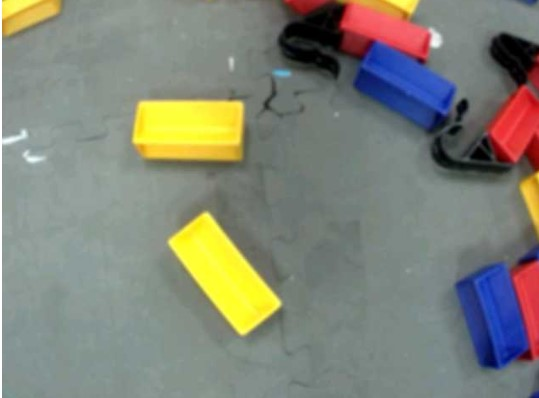
#> input picture TeamCode/src/main/python/img9.jpg, 539 x 398 px
$ python main.py
#> lines starting #> are read from the running program, lines starting #| are printed output that depends on the picture; after the words box and inside, x2 and y2 are one past the last pixel; in counts of white or black regions, pixels touching at a corner belong together
import cv2
import numpy as np

kSize = 13
blur = 5
imgGain = 1.3

def getElements(inImg: cv2.Mat, kr: float, kg: float, kb: float, threshold: float):
    b, g, r = cv2.split(inImg)

    print(b.dtype)

    def mult(mat: cv2.Mat, scale: float):
        return mat * np.array([scale])

    combinedRGB = mult(r, kr) + mult(g, kg) + mult(b, kb)

    subsR = cv2.subtract(combinedRGB, mult(r, 1.0 - kr))
    subsG = cv2.subtract(combinedRGB, mult(g, 1.0 - kg))
    subsB = cv2.subtract(combinedRGB, mult(b, 1.0 - kb))

    inRangedR = cv2.inRange(subsR, np.array([threshold]), np.array([255.0]))
    inRangedG = cv2.inRange(subsG, np.array([threshold]), np.array([255.0]))
    inRangedB = cv2.inRange(subsB, np.array([threshold]), np.array([255.0]))

    combined = cv2.bitwise_and(inRangedR, cv2.bitwise_and(inRangedG, inRangedB))

    combined = cv2.erode(combined, cv2.getStructuringElement(cv2.MORPH_RECT, (kSize, kSize)))
    combined = cv2.dilate(combined, cv2.getStructuringElement(cv2.MORPH_RECT, (kSize, kSize)))

    contours, _ = cv2.findContours(combined, cv2.RETR_TREE, cv2.CHAIN_APPROX_SIMPLE)

    return contours

def drawCountours(inImg, contours, r, g, b):
    for i in contours:
        rect = cv2.minAreaRect(i)
        box = cv2.boxPoints(rect)
        box = np.int16(box)
        cv2.line(inImg, box[0], box[1], (b, g, r), 3)
        cv2.line(inImg, box[1], box[2], (b, g, r), 3)
        cv2.line(inImg, box[2], box[3], (b, g, r), 3)
        cv2.line(inImg, box[3], box[0], (b, g, r), 3)

img = cv2.imread('img9.jpg')
#> img is the input picture: shape (398, 539, 3); mean B, G, R 120.1, 131.8, 129.7

height, width, _ = img.shape

img = cv2.resize(img, (int(width * imgGain), int(height * imgGain)))
#> img: shape (517, 700, 3)
drawImg = img.copy()

img = cv2.normalize(img, np.array([]), alpha=0, beta=255, norm_type=cv2.NORM_MINMAX)

img = cv2.blur(img, (blur, blur))

drawCountours(drawImg, getElements(img, 1.0, 0.0, 0.0, 85.0), 200, 0, 0)
#| uint8
#> in getElements, `inRangedR = cv2.inRange(subsR, np.array([threshold]), np.array([255.0]))`:
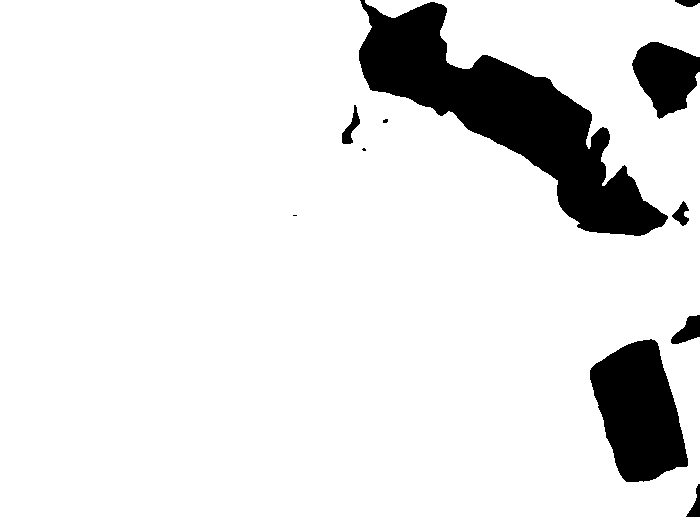
#> inRangedR: shape (517, 700); 89.4% white; 11 black regions (3 under 20 px), largest, box (x1, y1, x2, y2) and area: (359, 0, 668, 236) 23993, (590, 339, 688, 482) 9440, (632, 42, 700, 119) 3430
#> in getElements, `contours, _ = cv2.findContours(combined, cv2.RETR_TREE, cv2.CHAIN_APPR..`: contours = 5 contours; box (x1, y1, x2, y2) and area: (636, 115, 700, 213) 4602, (443, 2, 557, 73) 4576, (668, 342, 700, 465) 2389, (379, 0, 413, 13) 341, (692, 92, 700, 109) 110
#> the loop in drawCountours, `for i in contours:` made 5 passes
#> (rect, box) on passes 1 to 5: (((683.5, 403), (122, 31), -90), [[698, 463], [667, 463], [667, 341], [698, 341]]), (((667.5, 163.5), (97, 63), -90), [[699, 212], [636, 212], [636, 115], [699, 115]]), (((695.5, 100), (16, 7), -90), [[699, 108], [692, 108], [692, 92], [699, 92]]), (((501.1, 36.92), (53.93, 118.7), -78.69), [[554, 75], [437, 51], [448, -1], [564, 22]]), (((395.5, 6), (12, 33), -90), [[412, 12], [379, 12], [379, 0], [412, 0]])
drawCountours(drawImg, getElements(img, 0.0, 0.0, 1.0, 85.0), 0, 0, 200)
#> call 2 of getElements, with kr = 0, kg = 0, kb = 1, threshold = 85
#| uint8
#> in getElements (call 2), `subsG = cv2.subtract(combinedRGB, mult(g, 1.0 - kg))`:
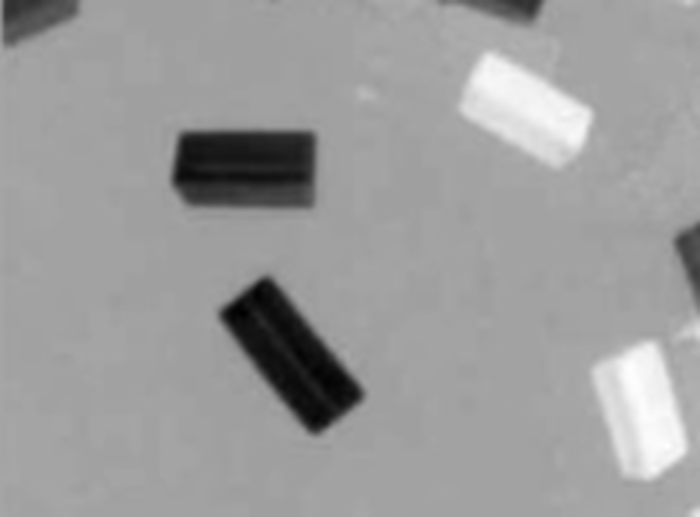
#> subsG: shape (517, 700) float64; min -233, max 126, mean -11.7; drawn with min black and max white
#> in getElements (call 2), `combined = cv2.dilate(combined, cv2.getStructuringElement(cv2.MORPH_RE..`:
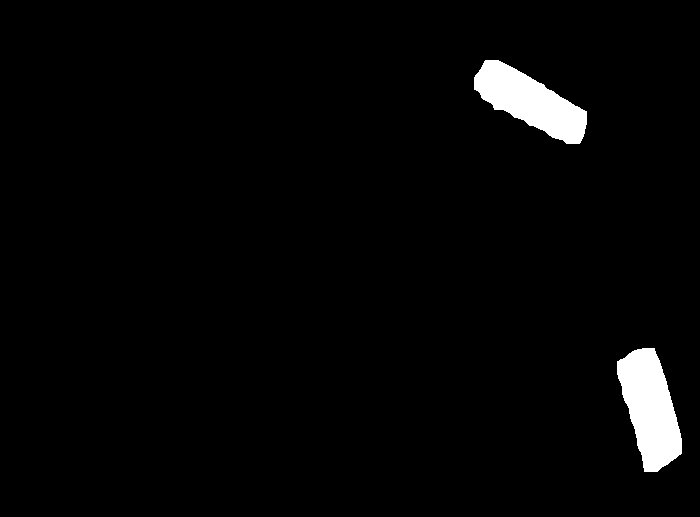
#> combined: shape (517, 700); 2.7% white; 2 white regions
#> in getElements (call 2), `contours, _ = cv2.findContours(combined, cv2.RETR_TREE, cv2.CHAIN_APPR..`: contours = 2 contours; box (x1, y1, x2, y2) and area: (617, 348, 682, 472) 4944, (474, 60, 587, 144) 4653
#> call 2 of drawCountours, with r = 0, g = 0, b = 200
#> the loop in drawCountours (call 2), `for i in contours:` made 2 passes
#> (rect, box) on passes 1 to 2: (((650.2, 409.1), (45.88, 122.8), -15.95), [[644, 474], [611, 356], [655, 343], [689, 461]]), (((530.8, 101.9), (45.62, 123.9), -63.43), [[576, 150], [465, 94], [485, 53], [596, 109]])
#> after the loop in drawCountours (call 2), `for i in contours:`:
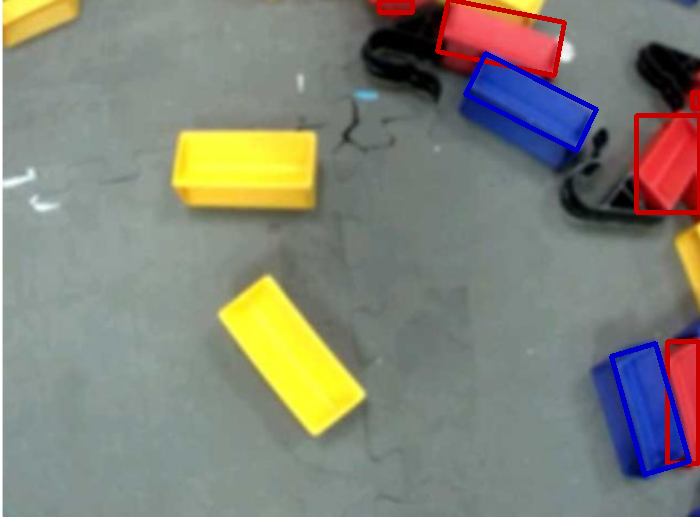
#> inImg: shape (517, 700, 3); mean B, G, R 119.8, 130.4, 130
drawCountours(drawImg, getElements(img, 0.5, 0.5, 0.0, 85.0), 200, 200, 0)
#> call 3 of getElements, with kr = 0.5, kg = 0.5, kb = 0, threshold = 85
#| uint8
#> in mult (call 14), `return mat * np.array([scale])`:
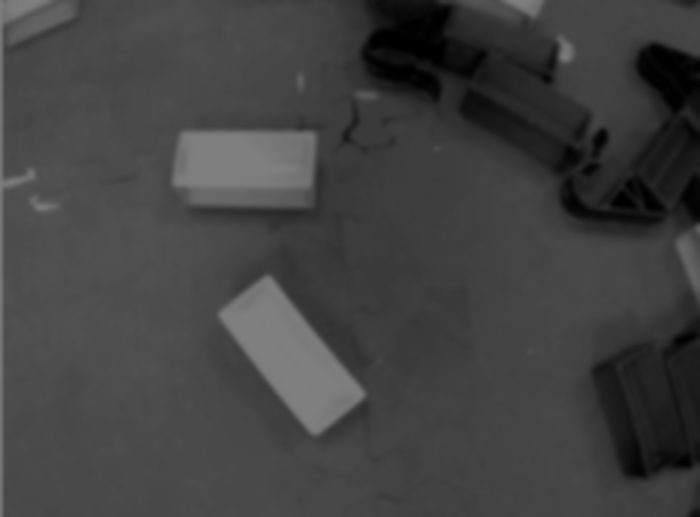
#> returned value: shape (517, 700) float64; min 0, max 127.5, mean 65.9
#> in getElements (call 3), `subsB = cv2.subtract(combinedRGB, mult(b, 1.0 - kb))`:
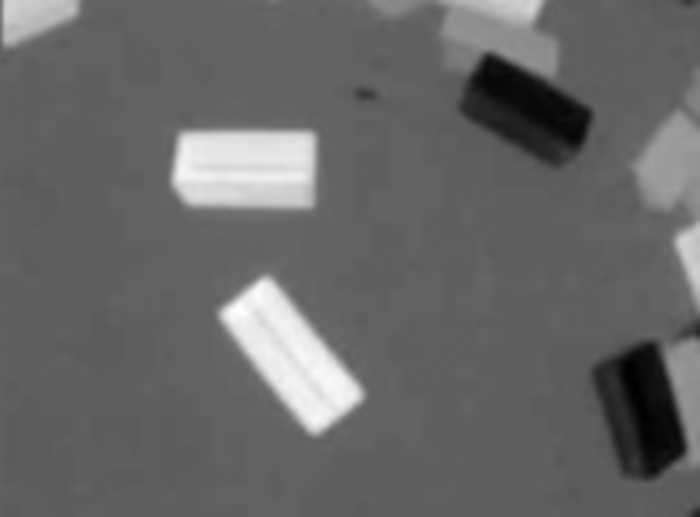
#> subsB: shape (517, 700) float64; min -143.5, max 235, mean 10.7; drawn with min black and max white
#> in getElements (call 3), `combined = cv2.dilate(combined, cv2.getStructuringElement(cv2.MORPH_RE..`:
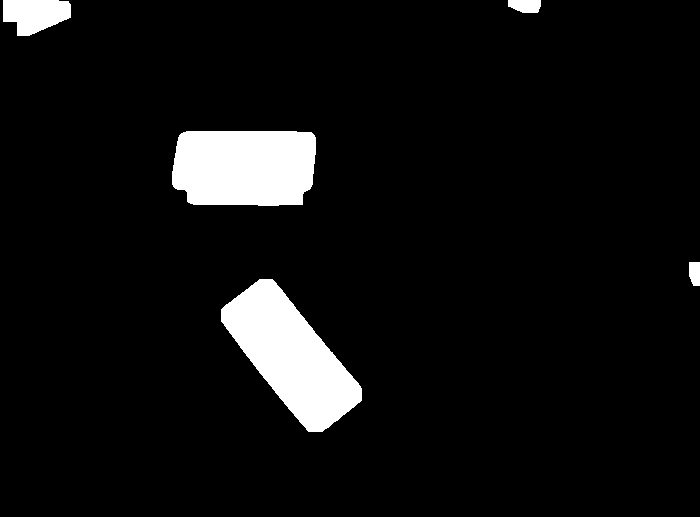
#> combined: shape (517, 700); 6.4% white; 5 white regions
#> in getElements (call 3), `contours, _ = cv2.findContours(combined, cv2.RETR_TREE, cv2.CHAIN_APPR..`: contours = 5 contours; box (x1, y1, x2, y2) and area: (221, 279, 362, 432) 10596, (172, 131, 316, 206) 9765, (3, 0, 71, 36) 1756, (508, 0, 541, 13) 328, (689, 262, 700, 286) 210

cv2.imshow('open cv', drawImg)
cv2.waitKey(0)

$ run again, with TeamCode/src/main/python/img1.jpg copied over TeamCode/src/main/python/img9.jpg
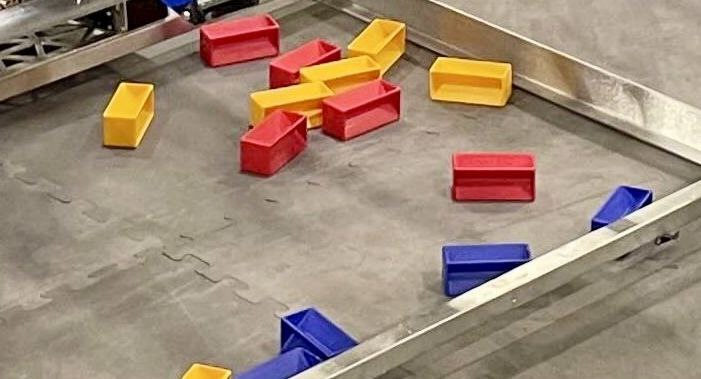
#> input picture TeamCode/src/main/python/img1.jpg, 701 x 379 px
#> img is the input picture: shape (379, 701, 3); mean B, G, R 119.4, 136.7, 157.9
#| uint8
#> in getElements, `inRangedR = cv2.inRange(subsR, np.array([threshold]), np.array([255.0]))`:
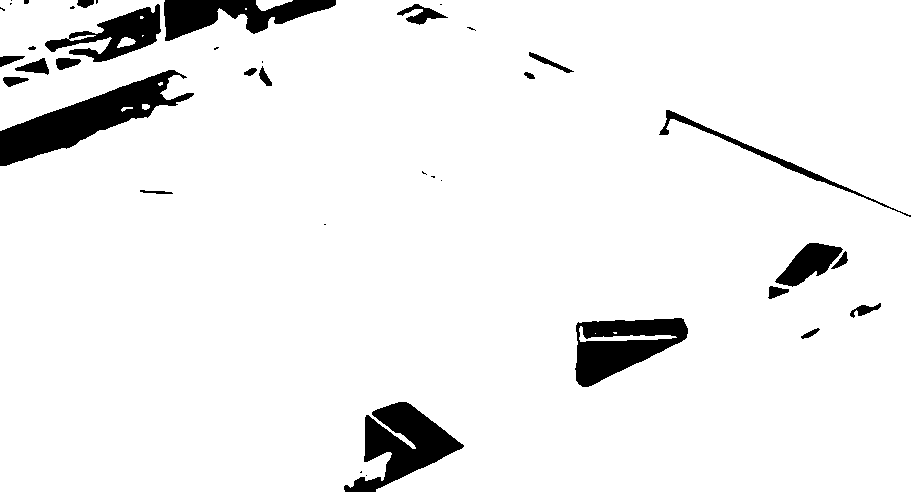
#> inRangedR: shape (492, 911); 93.9% white; 39 black regions (16 under 20 px), largest, box (x1, y1, x2, y2) and area: (0, 70, 194, 166) 6358, (344, 402, 464, 492) 4933, (575, 318, 688, 387) 4518
#> inRangedG: shape (492, 911); 6.1% white; 6 white regions, box (x1, y1, x2, y2) and area: (313, 94, 520, 227) 12468, (262, 21, 443, 113) 8132, (589, 198, 695, 260) 6308, (579, 100, 610, 106) 113, (611, 104, 643, 108) 107, (567, 99, 573, 105) 22
#> inRangedB: shape (492, 911); 10.9% white; 5 white regions, box (x1, y1, x2, y2) and area: (262, 20, 529, 227) 30314, (588, 198, 696, 260) 6384, (556, 73, 667, 139) 6363, (133, 107, 201, 191) 4638, (236, 472, 299, 492) 1008
#> contours = 4 contours; box (x1, y1, x2, y2) and area: (264, 22, 440, 113) 7754, (409, 95, 520, 179) 6332, (589, 199, 695, 260) 6082, (314, 136, 398, 226) 5438
#> the loop in drawCountours, `for i in contours:` made 4 passes
#> (rect, box) on passes 1 to 4: (((641.5, 229), (60, 105), -90), [[694, 259], [589, 259], [589, 199], [694, 199]]), (((355.5, 180.5), (89, 83), -90), [[397, 225], [314, 225], [314, 136], [397, 136]]), (((464.9, 135.1), (112.4, 74.09), -20.56), [[425, 189], [399, 120], [504, 80], [530, 150]]), (((348, 65.56), (83.25, 178.2), -70.07), [[417, 135], [250, 74], [278, -3], [445, 56]])
#| uint8
#> inRangedR: shape (492, 911); 1.9% white; 4 white regions, box (x1, y1, x2, y2) and area: (322, 404, 455, 492) 4704, (580, 321, 681, 348) 2166, (777, 245, 840, 290) 1500, (213, 0, 246, 8) 190
#> inRangedG: shape (492, 911); 1.8% white; 4 white regions, box (x1, y1, x2, y2) and area: (325, 404, 454, 492) 4432, (580, 321, 682, 349) 2054, (777, 244, 839, 290) 1492, (215, 0, 243, 6) 141
#> inRangedB: shape (492, 911); 81.5% white; 57 black regions (14 under 20 px), largest, box (x1, y1, x2, y2) and area: (310, 0, 911, 232) 37101, (0, 0, 482, 197) 22339, (40, 0, 218, 71) 5740
#> contours = 5 contours, 1 with area under 20; largest, box (x1, y1, x2, y2) and area: (352, 405, 447, 487) 3630, (582, 321, 671, 347) 1719, (781, 246, 835, 287) 1284, (330, 480, 349, 492) 180
#> the loop in drawCountours (call 2), `for i in contours:` made 5 passes
#> (rect, box) on passes 1, 2, 4, 5: (((339, 485.5), (11, 18), -90), [[348, 491], [330, 491], [330, 480], [348, 480]]), (((389.9, 441.5), (105.8, 66.4), -24.34), [[355, 493], [328, 433], [424, 389], [451, 449]]), (((626, 333.5), (25, 88), -90), [[670, 346], [582, 346], [582, 321], [670, 321]]), (((805.1, 262.9), (64.13, 29.99), -27.76), [[783, 291], [769, 264], [826, 234], [840, 261]])
#| uint8
#> inRangedR: shape (492, 911); 18.1% white; 109 white regions (53 under 20 px), largest, box (x1, y1, x2, y2) and area: (561, 0, 911, 212) 20076, (229, 276, 591, 411) 17516, (379, 235, 911, 492) 10432
#> inRangedG: shape (492, 911); 38.5% white; 109 white regions (41 under 20 px), largest, box (x1, y1, x2, y2) and area: (219, 24, 911, 492) 104967, (561, 0, 911, 212) 33010, (556, 74, 665, 137) 5790
#> inRangedB: shape (492, 911); 5% white; 4 white regions, box (x1, y1, x2, y2) and area: (326, 24, 527, 166) 11237, (558, 74, 665, 137) 5794, (135, 108, 200, 189) 4263, (237, 473, 298, 492) 911
#> contours = 7 contours; box (x1, y1, x2, y2) and area: (333, 73, 480, 138) 3172, (566, 76, 663, 102) 1682, (140, 110, 186, 154) 1409, (572, 112, 653, 135) 1385, (460, 31, 499, 69) 1062, (241, 474, 270, 492) 396, (492, 72, 507, 88) 205
#> the loop in drawCountours (call 3), `for i in contours:` made 7 passes
#> (rect, box) on passes 1 to 4: (((255, 482.5), (17, 28), -90), [[269, 491], [241, 491], [241, 474], [269, 474]]), (((612.2, 122.6), (18.93, 81.47), -84.43), [[651, 135], [570, 128], [572, 109], [653, 117]]), (((162.5, 131.5), (43, 45), -90), [[185, 153], [140, 153], [140, 110], [185, 110]]), (((614.2, 87.95), (19.35, 97.57), -84.52), [[661, 102], [564, 92], [566, 73], [663, 82]])
#> after the loop in drawCountours (call 3), `for i in contours:`:
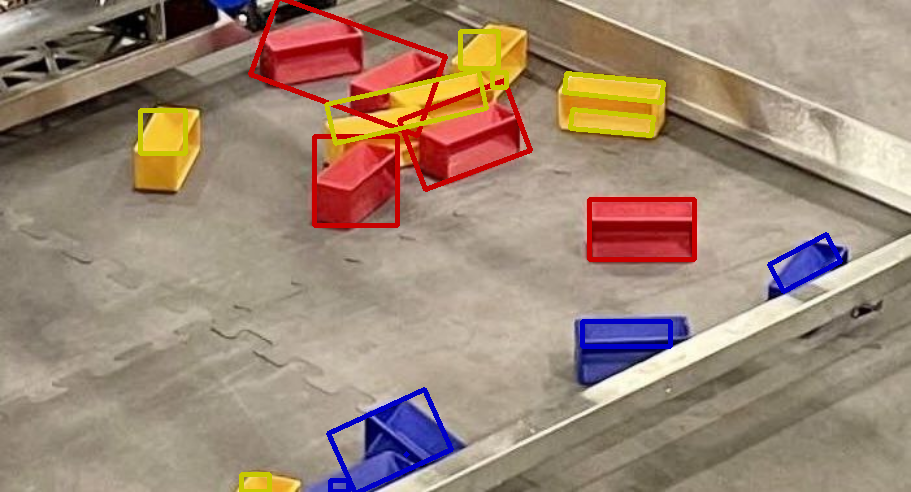
#> inImg: shape (492, 911, 3); mean B, G, R 117.5, 134.7, 157.4

$ run again, with TeamCode/src/main/python/img10.jpg copied over TeamCode/src/main/python/img9.jpg
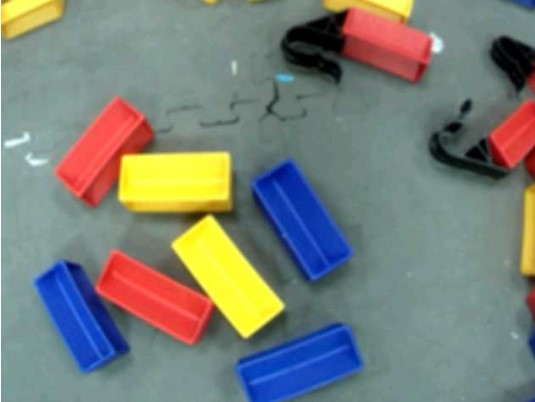
#> input picture TeamCode/src/main/python/img10.jpg, 535 x 402 px
#> img is the input picture: shape (402, 535, 3); mean B, G, R 120.8, 128, 122.4
#| uint8
#> in getElements, `inRangedR = cv2.inRange(subsR, np.array([threshold]), np.array([255.0]))`:
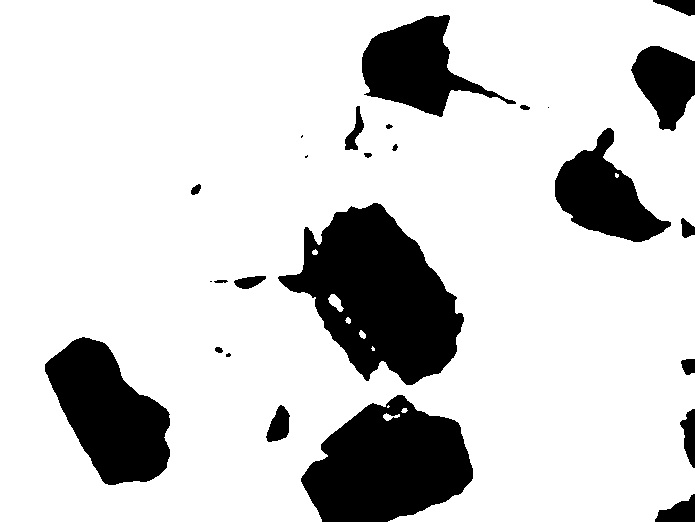
#> inRangedR: shape (522, 695); 81.8% white; 26 black regions (5 under 20 px), largest, box (x1, y1, x2, y2) and area: (278, 203, 464, 385) 19222, (301, 395, 473, 522) 15059, (45, 337, 170, 485) 11138
#> inRangedG: shape (522, 695); 7.8% white; 6 white regions, box (x1, y1, x2, y2) and area: (124, 325, 277, 446) 9451, (72, 127, 197, 266) 8725, (445, 10, 560, 103) 6459, (635, 130, 695, 224) 3607, (689, 380, 695, 396) 76, (689, 98, 695, 114) 68
#> inRangedB: shape (522, 695); 15.8% white; 8 white regions, largest, box (x1, y1, x2, y2) and area: (72, 127, 367, 446) 40330, (421, 0, 560, 102) 8521, (636, 130, 695, 224) 3652
#> contours = 4 contours; box (x1, y1, x2, y2) and area: (127, 328, 275, 444) 9183, (75, 130, 196, 263) 8486, (447, 11, 559, 93) 5940, (638, 131, 695, 219) 3411
#> the loop in drawCountours, `for i in contours:` made 4 passes
#> (rect, box) on passes 1 to 4: (((199.4, 386), (65.77, 151.3), -63), [[251, 449], [117, 380], [146, 322], [281, 391]]), (((666, 174.5), (87, 56), -90), [[694, 218], [638, 218], [638, 131], [694, 131]]), (((135.5, 195.8), (135.1, 70.2), -50.33), [[119, 270], [65, 225], [151, 121], [205, 166]]), (((500.7, 54.75), (62.74, 118.3), -72.22), [[547, 102], [434, 66], [453, 6], [566, 42]])
#| uint8
#> inRangedR: shape (522, 695); 8.3% white; 7 white regions (2 under 20 px), largest, box (x1, y1, x2, y2) and area: (305, 420, 471, 522) 10640, (327, 207, 458, 364) 10282, (43, 338, 163, 485) 9047, (675, 0, 695, 7) 104, (362, 98, 377, 105) 83
#> inRangedG: shape (522, 695); 7.2% white; 4 white regions (1 under 20 px), largest, box (x1, y1, x2, y2) and area: (309, 423, 468, 522) 9446, (330, 210, 455, 361) 9171, (46, 341, 154, 482) 7419
#> inRangedB: shape (522, 695); 79.5% white; 17 black regions (4 under 20 px), largest, box (x1, y1, x2, y2) and area: (77, 132, 376, 449) 42935, (556, 129, 695, 425) 12308, (363, 0, 557, 112) 11999
#> contours = 3 contours; box (x1, y1, x2, y2) and area: (310, 424, 466, 522) 9220, (332, 214, 453, 358) 8919, (48, 343, 151, 479) 6930
#> the loop in drawCountours (call 2), `for i in contours:` made 3 passes
#> (rect, box) on passes 1 to 3: (((388.4, 475.5), (154.8, 66.6), -20.56), [[327, 533], [304, 471], [449, 417], [472, 479]]), (((98.09, 409.1), (59.68, 139.6), -30.96), [[108, 484], [36, 364], [87, 333], [159, 453]]), (((390.6, 284.8), (64.69, 150.5), -33.47), [[405, 365], [322, 239], [376, 204], [459, 329]])
#| uint8
#> inRangedR: shape (522, 695); 8.1% white; 14 white regions (2 under 20 px), largest, box (x1, y1, x2, y2) and area: (222, 280, 369, 438) 10610, (153, 197, 300, 273) 9897, (0, 0, 78, 522) 4863
#> inRangedG: shape (522, 695); 15.4% white; 15 white regions (1 under 20 px), largest, box (x1, y1, x2, y2) and area: (124, 280, 369, 447) 20212, (68, 124, 300, 275) 19378, (422, 0, 575, 82) 6940
#> inRangedB: shape (522, 695); 11.3% white; 11 white regions (2 under 20 px), largest, box (x1, y1, x2, y2) and area: (130, 277, 367, 440) 18178, (137, 192, 300, 275) 11302, (79, 139, 180, 249) 3536
#> contours = 5 contours; box (x1, y1, x2, y2) and area: (226, 284, 365, 435) 10252, (155, 198, 299, 273) 9582, (0, 0, 75, 44) 2398, (426, 0, 534, 19) 1352, (680, 255, 695, 329) 874
#> the loop in drawCountours (call 3), `for i in contours:` made 5 passes
#> (rect, box) on passes 1 to 5: (((294, 358), (68.58, 159), -39.05), [[317, 441], [217, 317], [270, 274], [370, 398]]), (((687, 291.5), (73, 14), -90), [[693, 328], [679, 328], [679, 255], [693, 255]]), (((226.5, 235), (74, 143), -90), [[298, 272], [155, 272], [155, 198], [298, 198]]), (((479.5, 9), (18, 107), -90), [[533, 18], [426, 18], [426, 0], [533, 0]]), (((37, 21.5), (43, 74), -90), [[74, 43], [0, 43], [0, 0], [74, 0]])
#> after the loop in drawCountours (call 3), `for i in contours:`:
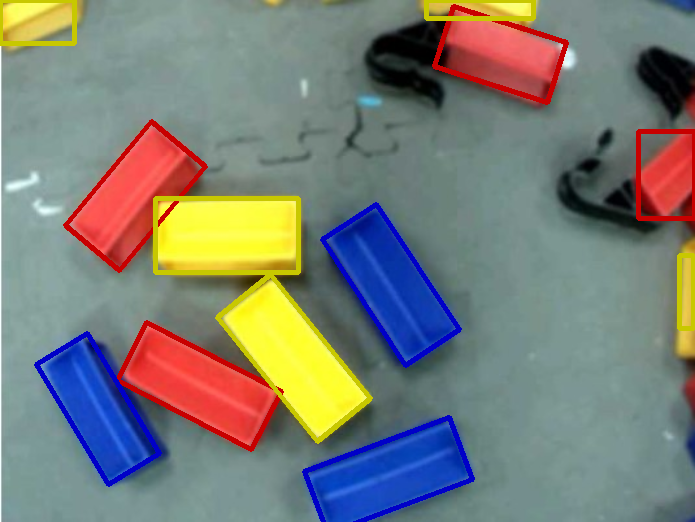
#> inImg: shape (522, 695, 3); mean B, G, R 118.4, 125.6, 122.8
